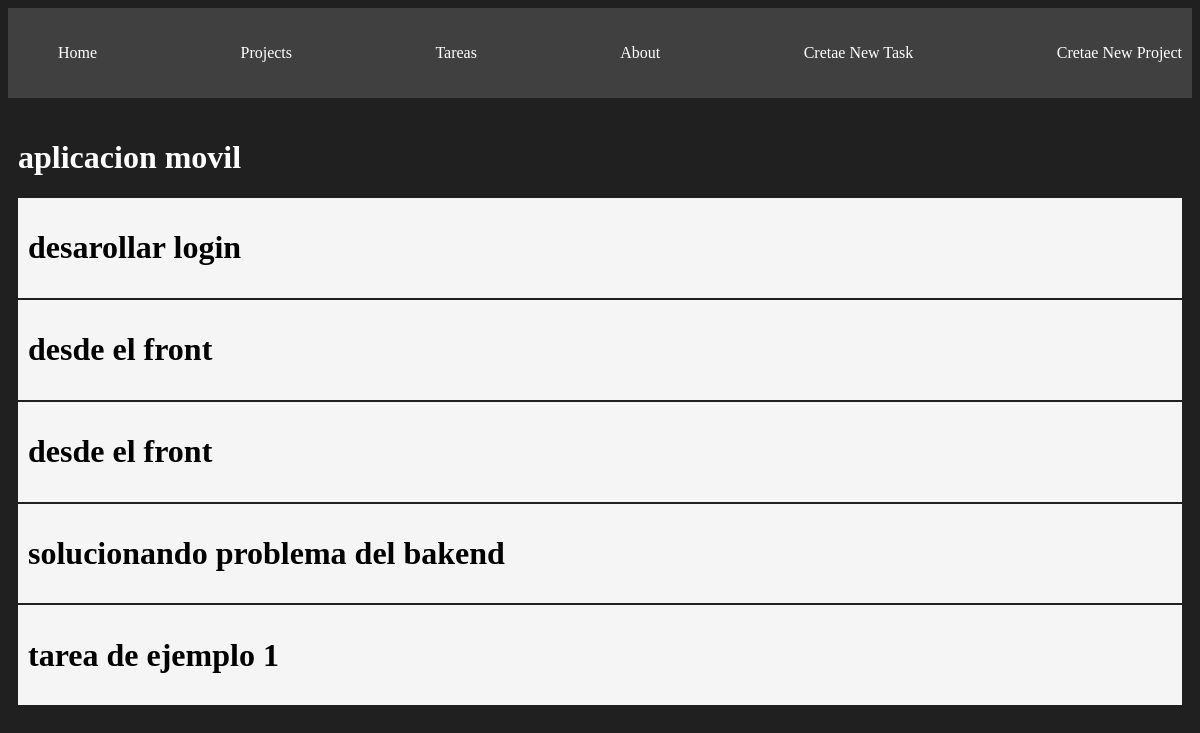
The page /projects/1 on the database as committed earlier.
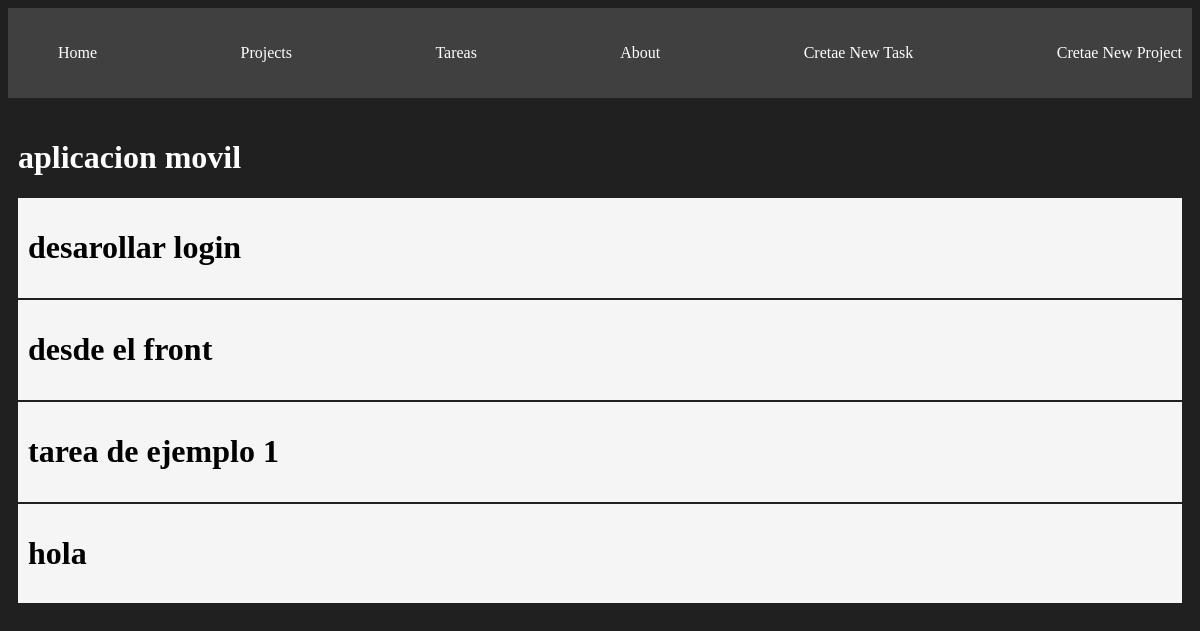
The same page on the database as committed later.
### myapp/models.py (models this page shows, shortened)
class Task(models.Model):
    title = models.CharField(max_length=200)
    descripcion = models.TextField()
    project =  models.ForeignKey(Project, on_delete=models.CASCADE)
    confirmation = models.BooleanField(default=False)

### myapp/views.py (the view)
# urls.py: path("projects/<int:id>", views.project_detail, name="project_detail"),
def project_detail(request, id):
        project = get_object_or_404(Project, id=id)
        tasks = Task.objects.filter(project_id=id)
        return render(request,  'projects/project_detail.html',{
            'project': project,
            'tasks' : tasks
        })

### myapp/models.py (called while the page is built)
    def  __str__(self):
        return self.name

### myapp/templates/projects/project_detail.html
{% extends 'layouts/base.html' %}
{% block content %}
<h1>{{project}}</h1>
{% for task in tasks %}
    <div class="card">
        <h1>{{task.title}}</h1>
    </div>
{% endfor %}
{% endblock %}

Rows that differ between the two databases and show on the page:
no longer on this page (row edited): Task: title "desde el front"
no longer on this page (row edited): Task: title "solucionando problema del bakend"
added Task: title "hola"
